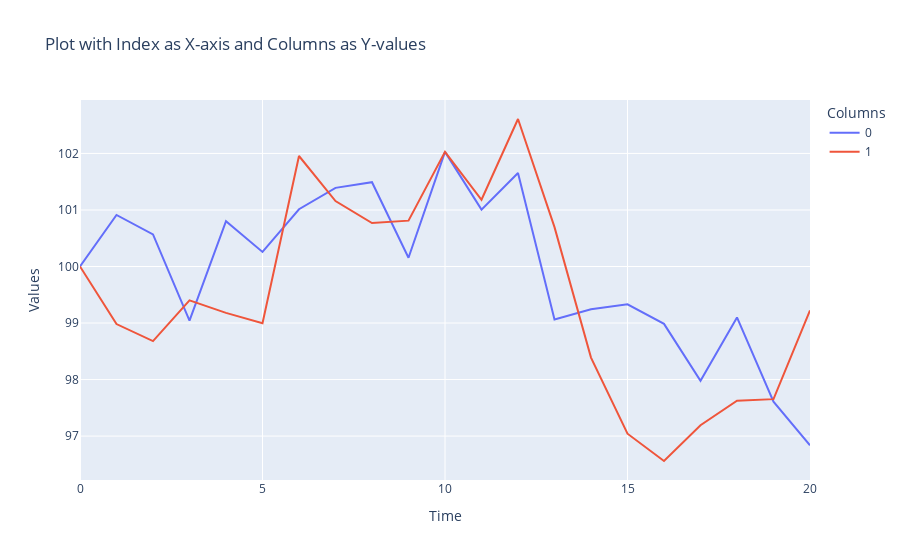

Notebook code for this chart:
### Code cell
stock_prices = pd.DataFrame(stock_prices)
stock_prices =stock_prices.T
fig = go.Figure()
# Add traces for each column
for column in stock_prices.columns:
    fig.add_trace(go.Scatter(x=stock_prices.index, y=stock_prices[column], mode='lines', name=column))

# Update layout
fig.update_layout(
    title='Plot with Index as X-axis and Columns as Y-values',
    xaxis_title='Time',
    yaxis_title='Values',
    template='plotly',
    legend=dict(title='Columns'),
)

# Show the plot
fig.show()

### Figure 1 — Plotly figure (JSON) as saved in the notebook; plotly's stock layout.template omitted (floating-point values rounded to 4 significant figures)
{"data": [{"mode": "lines", "name": "0", "type": "scatter", "x": [0, 1, 2, 3, 4, 5, 6, 7, 8, 9, 10, 11, 12, 13, 14, 15, 16, 17, 18, 19, 20], "y": [100, 100.9, 100.6, 99.04, 100.8, 100.3, 101.0, 101.4, 101.5, 100.2, 102.0, 101.0, 101.7, 99.06, 99.24, 99.33, 98.98, 97.98, 99.1, 97.61, 96.84]}, {"mode": "lines", "name": "1", "type": "scatter", "x": [0, 1, 2, 3, 4, 5, 6, 7, 8, 9, 10, 11, 12, 13, 14, 15, 16, 17, 18, 19, 20], "y": [100, 98.98, 98.68, 99.4, 99.18, 99.0, 102.0, 101.2, 100.8, 100.8, 102.0, 101.2, 102.6, 100.7, 98.39, 97.04, 96.56, 97.19, 97.63, 97.65, 99.22]}], "layout": {"legend": {"title": {"text": "Columns"}}, "title": {"text": "Plot with Index as X-axis and Columns as Y-values"}, "xaxis": {"title": {"text": "Time"}}, "yaxis": {"title": {"text": "Values"}}}}
